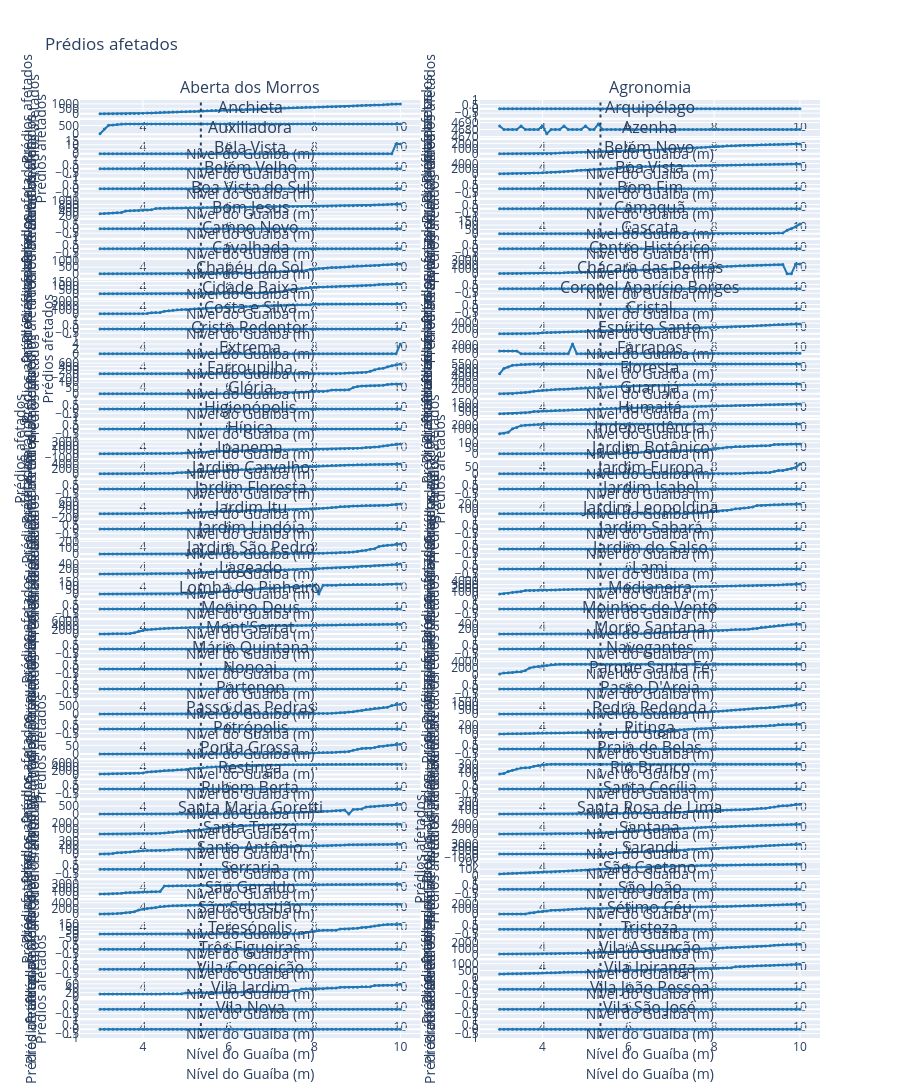

Notebook code cell kept with this figure:
### Markdown cell above
## Prédios afetados (valores brutos), um gráfico por bairro

### Code cell
import math
from plotly.subplots import make_subplots

BAIRROS = sorted(df['bairro'].unique())
COR = '#1f77b4'

def graficos_brutos_por_bairro(coluna, titulo_y):
    # Um gráfico por bairro, dois por linha, com valores absolutos
    linhas = math.ceil(len(BAIRROS) / 2)
    fig = make_subplots(rows=linhas, cols=2, subplot_titles=BAIRROS,
                        vertical_spacing=min(0.06, 0.12 / (linhas - 1)), horizontal_spacing=0.08)
    for k, bairro in enumerate(BAIRROS):
        linha, col = k // 2 + 1, k % 2 + 1
        s = df[df['bairro'] == bairro].sort_values('nivel_m')
        fig.add_scatter(x=s['nivel_m'], y=s[coluna], mode='lines+markers', marker=dict(size=3),
                        line=dict(color=COR), showlegend=False, row=linha, col=col)
        fig.add_vline(x=5.35, line_dash='dot', row=linha, col=col)
    fig.update_xaxes(title_text='Nível do Guaíba (m)')
    fig.update_yaxes(title_text=titulo_y)
    fig.update_layout(title=titulo_y, height=280 * linhas + 150, margin=dict(t=100, b=40))
    fig.show()

graficos_brutos_por_bairro('affected_buildings', 'Prédios afetados')
